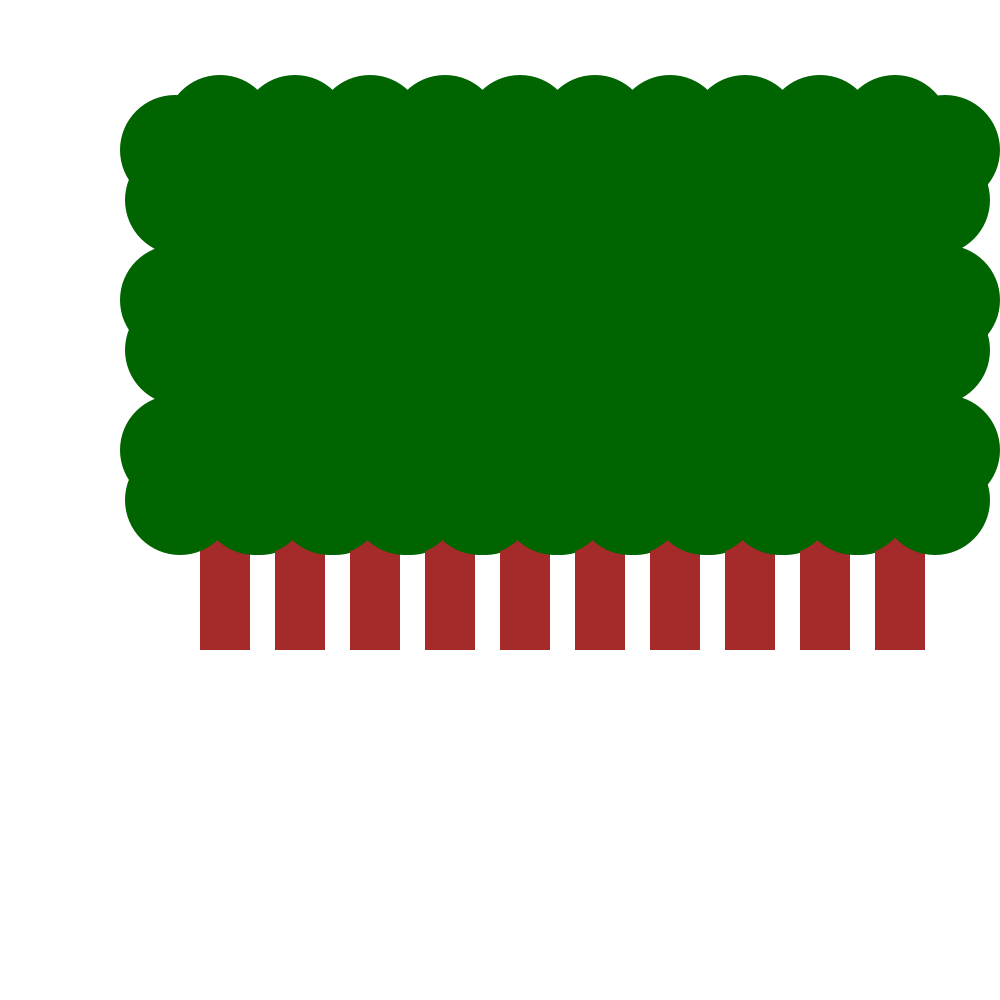
Frame 1 (no input)
Frame 60 (the mouse pressed at the canvas centre just before this capture): identical to frame 1, image omitted
Frame 120 (the mouse held since frame 60 and released just before this capture): identical to frame 1, image omitted

The Processing sketch that drew this single still picture (run headless with seeded random() and noise(); from frame 60 on, the mouse is pressed at the canvas centre):

// Processing sketch: Opd9_10
// ── Opd9_10.pde

void setup(){
size(1000,1000);

}


void draw(){
background(255,255,255);
bos(10,3);


}

void boom(int x, int y){
  fill(165,42,42);
  rect(x + 200,y + 200,50,150);
  noFill();
  
  noStroke();
  
  fill(0,100,0);
  ellipse(x + 223,y + 150,130,130);
  ellipse(x + 180,y + 200,110,110);
  ellipse(x + 260,y + 200,110,110);
  ellipse(x + 270,y + 150,110,110);
  ellipse(x + 220,y + 130,110,110);
  ellipse(x + 175,y + 150,110,110);
  noFill();


}

void bos(int rows, int cols){
 
  
 for(int i = 0; i < rows; i++){
   for(int j = 0; j < cols; j++){
   boom(i*75,j*150);
   }
  
 }
 
}
